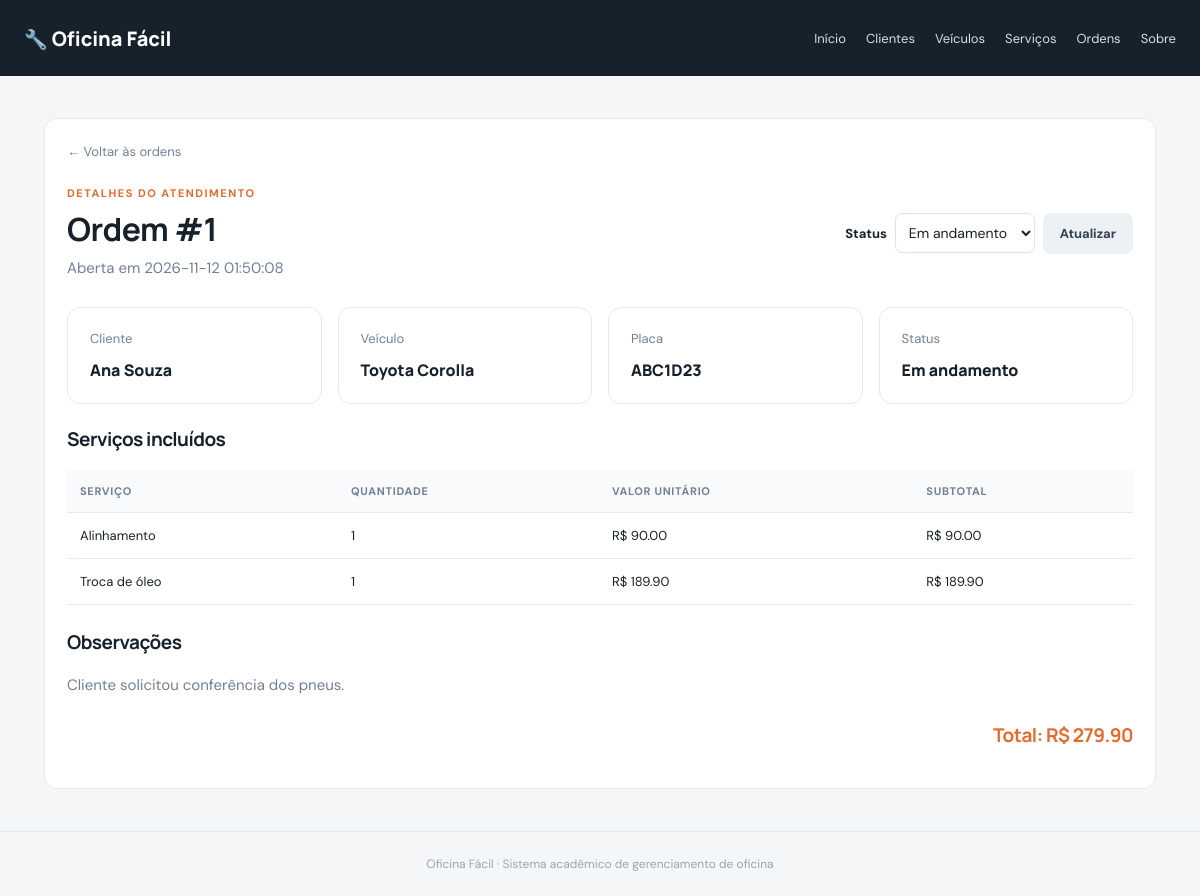
The app's page /ordens/1 with its own data.
### tables this page shows
CREATE TABLE ordens_servico (
    id_os          INTEGER PRIMARY KEY AUTOINCREMENT,
    id_veiculo     INTEGER NOT NULL,
    data_abertura  TEXT NOT NULL DEFAULT CURRENT_TIMESTAMP,
    status         TEXT NOT NULL DEFAULT 'Aberta'
                   CHECK (status IN ('Aberta', 'Em andamento', 'Concluída', 'Cancelada')),
    valor_total    REAL NOT NULL DEFAULT 0 CHECK (valor_total >= 0),
    observacoes    TEXT,
    updated_at     TEXT NOT NULL DEFAULT CURRENT_TIMESTAMP,
    FOREIGN KEY (id_veiculo) REFERENCES veiculos(id_veiculo) ON DELETE RESTRICT
);

CREATE TABLE clientes (
    id_cliente INTEGER PRIMARY KEY AUTOINCREMENT,
    nome       TEXT NOT NULL CHECK (length(trim(nome)) > 0),
    telefone   TEXT,
    email      TEXT UNIQUE,
    created_at TEXT NOT NULL DEFAULT CURRENT_TIMESTAMP
);

CREATE TABLE veiculos (
    id_veiculo INTEGER PRIMARY KEY AUTOINCREMENT,
    id_cliente INTEGER NOT NULL,
    marca      TEXT NOT NULL CHECK (length(trim(marca)) > 0),
    modelo     TEXT NOT NULL CHECK (length(trim(modelo)) > 0),
    placa      TEXT NOT NULL UNIQUE CHECK (length(replace(placa, '-', '')) = 7),
    ano        INTEGER CHECK (ano IS NULL OR ano BETWEEN 1886 AND 2100),
    created_at TEXT NOT NULL DEFAULT CURRENT_TIMESTAMP,
    FOREIGN KEY (id_cliente) REFERENCES clientes(id_cliente) ON DELETE RESTRICT
);

CREATE TABLE os_servicos (
    id_os         INTEGER NOT NULL,
    id_servico    INTEGER NOT NULL,
    quantidade    INTEGER NOT NULL DEFAULT 1 CHECK (quantidade > 0),
    valor_unitario REAL NOT NULL CHECK (valor_unitario >= 0),
    PRIMARY KEY (id_os, id_servico),
    FOREIGN KEY (id_os) REFERENCES ordens_servico(id_os) ON DELETE CASCADE,
    FOREIGN KEY (id_servico) REFERENCES servicos(id_servico) ON DELETE RESTRICT
);

CREATE TABLE servicos (
    id_servico INTEGER PRIMARY KEY AUTOINCREMENT,
    nome       TEXT NOT NULL UNIQUE CHECK (length(trim(nome)) > 0),
    descricao  TEXT,
    preco      REAL NOT NULL CHECK (preco >= 0),
    created_at TEXT NOT NULL DEFAULT CURRENT_TIMESTAMP
);

### app.py (the view)
    @app.route("/ordens/<int:id_os>")
    def detalhe_ordem(id_os):
        ordem = sql.buscar_ordem(id_os) or abort(404)
        itens = sql.listar_itens_ordem(id_os)
        return render_template("detalhe_ordem.html", ordem=ordem, itens=itens)

### db_sql.py (called while the page is built)
def get_db():
    if "db" not in g:
        g.db = sqlite3.connect(current_app.config["DATABASE"])
        g.db.row_factory = sqlite3.Row
        g.db.execute("PRAGMA foreign_keys = ON")
    return g.db

def buscar_ordem(id_os):
    sql = """
        SELECT os.*, v.marca, v.modelo, v.placa,
               c.nome AS cliente_nome, c.id_cliente
        FROM ordens_servico os
        INNER JOIN veiculos v ON v.id_veiculo = os.id_veiculo
        INNER JOIN clientes c ON c.id_cliente = v.id_cliente
        WHERE os.id_os = ?
    """
    return get_db().execute(sql, (id_os,)).fetchone()

def listar_itens_ordem(id_os):
    sql = """
        SELECT s.nome, s.descricao, os_s.quantidade, os_s.valor_unitario,
               (os_s.quantidade * os_s.valor_unitario) AS subtotal
        FROM os_servicos os_s
        INNER JOIN servicos s ON s.id_servico = os_s.id_servico
        WHERE os_s.id_os = ?
        ORDER BY s.nome
    """
    return get_db().execute(sql, (id_os,)).fetchall()

### templates/detalhe_ordem.html (shortened to what this page needs)
{% extends "base.html" %}
{% block content %}
<section class="panel"><a class="back" href="{{ url_for('ordens') }}">← Voltar às ordens</a><div class="section-heading"><div><span class="eyebrow">DETALHES DO ATENDIMENTO</span><h1>Ordem #{{ ordem.id_os }}</h1><p>Aberta em {{ ordem.data_abertura }}</p></div><form method="post" action="{{ url_for('atualizar_status_os', id_os=ordem.id_os) }}" class="status-editor"><label for="status">Status</label><select id="status" name="status">{% for st in ['Aberta','Em andamento','Concluída','Cancelada'] %}<option value="{{ st }}" {% if ordem.status == st %}selected{% endif %}>{{ st }}</option>{% endfor %}</select><button class="button secondary" type="submit">Atualizar</button></form></div>
<div class="cards detail-cards"><div class="metric"><span>Cliente</span><strong class="small-value">{{ ordem.cliente_nome }}</strong></div><div class="metric"><span>Veículo</span><strong class="small-value">{{ ordem.marca }} {{ ordem.modelo }}</strong></div><div class="metric"><span>Placa</span><strong class="small-value">{{ ordem.placa }}</strong></div><div class="metric"><span>Status</span><strong class="small-value">{{ ordem.status }}</strong></div></div>
<h2>Serviços incluídos</h2><div class="table-wrap"><table><thead><tr><th>Serviço</th><th>Quantidade</th><th>Valor unitário</th><th>Subtotal</th></tr></thead><tbody>{% for item in itens %}<tr><td>{{ item.nome }}</td><td>{{ item.quantidade }}</td><td>R$ {{ "%.2f"|format(item.valor_unitario) }}</td><td>R$ {{ "%.2f"|format(item.subtotal) }}</td></tr>{% endfor %}</tbody></table></div>
{% if ordem.observacoes %}<h2 class="observation-title">Observações</h2><p>{{ ordem.observacoes }}</p>{% endif %}<h2 class="total">Total: R$ {{ "%.2f"|format(ordem.valor_total) }}</h2></section>
{% endblock %}

### static/style.css (style rules this page uses)
:root { --bg:#f4f6f8;--surface:#fff;--ink:#17212b;--muted:#718096;--line:#e5eaf0;--accent:#e66a2c;--accent-dark:#c94f18;--nav:#17212b;--good:#237344;--bad:#a43d2c }
* { box-sizing:border-box }
body { margin:0;background:var(--bg);color:var(--ink);font-family:'DM Sans',sans-serif;font-size:15px }
h1,h2 { font-family:Manrope,sans-serif;letter-spacing:-.5px }
h1 { font-size:32px;margin:8px 0 }
h2 { font-size:19px;margin:0 0 18px }
p { color:var(--muted);line-height:1.65 }
.eyebrow { color:var(--accent);font-size:11px;font-weight:700;letter-spacing:1.5px }
.cards { display:grid;grid-template-columns:repeat(4,1fr);gap:16px;margin-bottom:24px }
.metric,.panel { background:var(--surface);border:1px solid var(--line);border-radius:13px;padding:22px }
.metric span { display:block;color:var(--muted);font-size:13px;margin-bottom:12px }
.metric strong { font:800 26px Manrope,sans-serif }
.panel { margin-bottom:22px }
.section-heading { display:flex;align-items:center;justify-content:space-between;gap:20px;margin-bottom:20px }
.section-heading h1 { margin:5px 0 }
.section-heading p { margin:4px 0 }
.button { display:inline-block;background:var(--accent);color:#fff;border:0;border-radius:8px;padding:12px 17px;text-decoration:none;font:700 13px 'DM Sans',sans-serif;cursor:pointer;white-space:nowrap }
.button.secondary { background:#edf1f4;color:#334155 }
.table-wrap { overflow-x:auto }
table { width:100%;border-collapse:collapse;white-space:nowrap }
th { text-align:left;color:var(--muted);font-size:11px;text-transform:uppercase;letter-spacing:.7px;background:#f8fafb }
th,td { padding:14px 13px;border-bottom:1px solid var(--line) }
td { font-size:13px }
.form input,.form select,.form textarea,.inline-form select,.filter-form select,.status-editor select { width:100%;padding:11px 12px;border:1px solid #dce3e9;border-radius:7px;font:14px 'DM Sans',sans-serif;background:#fff;color:var(--ink) }
.back { display:inline-block;margin-bottom:22px;color:var(--muted);text-decoration:none;font-size:13px }
.detail-cards { grid-template-columns:repeat(4,1fr);margin:22px 0 }
.small-value { font-size:16px!important }
.total { text-align:right;color:var(--accent);margin-top:24px }
.status-editor { display:flex;align-items:center;gap:8px;flex-wrap:wrap }
.status-editor label { font-size:13px;font-weight:700 }
.status-editor select { width:auto;min-width:140px;padding:9px }
.observation-title { margin-top:24px }

### records on screen
ordens_servico: id_os "1", data_abertura "2026-11-12 01:50:08", status "Em andamento", observacoes "Cliente solicitou conferência dos pneus.", valor_total "279.90"
clientes: cliente_nome "Ana Souza"
veiculos: marca "Toyota", modelo "Corolla", placa "ABC1D23"
os_servicos: nome "Alinhamento", quantidade "1", valor_unitario "90.00", subtotal "90.00"
os_servicos: nome "Troca de óleo", quantidade "1", valor_unitario "189.90", subtotal "189.90"
